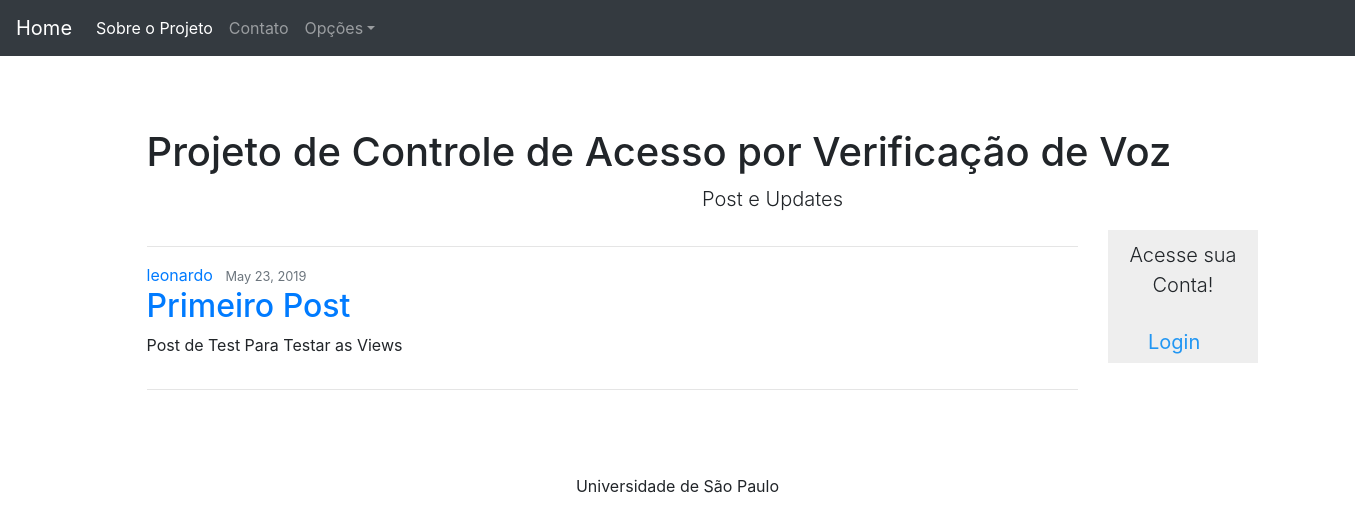
The app's page /, older data.
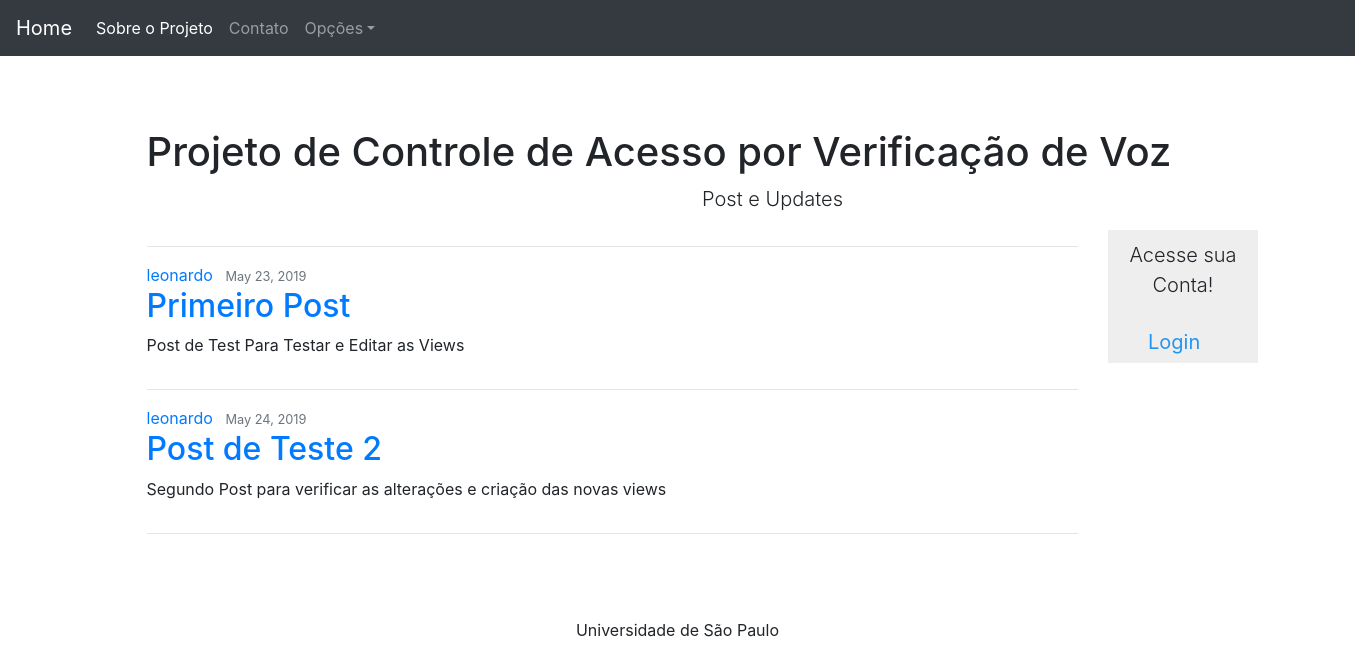
The same page, newer data.
### content/models.py (models this page shows, shortened)
class News(models.Model):
    author = models.ForeignKey(User, on_delete=models.CASCADE)
    title = models.CharField(max_length=100)
    text_body = models.TextField()
    date_published = models.DateTimeField(default=timezone.now)

### content/views.py (the view)
# urls.py: 2. Add a URL to urlpatterns:  path('', views.home, name='home')
def home(request):
    context = {
        'News': News.objects.all()
    }
    return render(request, 'content/home.html', context)

### content/templates/content/home.html (shortened to what this page needs)
<!doctype html>
<html lang="en">
  <head>
    {% load static %}
    <link rel="stylesheet" href="{% static 'content/starter-template.css'%}" type="text/css">
    <link rel="stylesheet" href="{% static 'content/css/bootstrap.min.css' %}" type="text/css">
  </head>
  <body>
       <nav class="navbar navbar-expand-md navbar-dark bg-dark fixed-top">
           <a class="navbar-brand" href="{% url 'home'%}">Home</a>
  <div class="collapse navbar-collapse" id="navbarsExampleDefault">
    <ul class="navbar-nav mr-auto">
      <li class="nav-item active">
              <a class="nav-link" href="{% url 'about' %}">Sobre o Projeto <span class="sr-only">(current)</span></a>
      </li>
      <li class="nav-item">
        <a class="nav-link" href="#">Contato</a>
      </li>
      <li class="nav-item dropdown">
        <a class="nav-link dropdown-toggle" href="#" id="dropdown01" data-toggle="dropdown" aria-haspopup="true" aria-expanded="false">Opções</a>
      </li>
    </ul>
  </div>
</nav>
<main role="main" class="container">
  <div class="starter-template">
      <h1>Projeto de Controle de Acesso por Verificação de Voz</h1>
      <p class="lead" style=" text-align:center ">Post e Updates</p>
    {% if request.user.is_authenticated %}
     <div class="row">
          <div class="col-md-9">
            <div class="main">
                 {%for New in News%}
    <hr>
     <article class="media content-section">
         <div class="media-body">
            <div class="article-metadata">
              <a class="mr-2" href="#">{{ New.author }}</a>
              <small class="text-muted">{{ New.date_published|date:"F d, Y" }}</small>
            </div>
            <h2><a class="article-title" href='{% url 'detail-post' New.id %}'>{{ New.title }}</a></h2>
            <p class="article-content">{{ New.text_body }}</p>
            {% if New.author == user %}
            <a href="{% url 'delete-post' New.id%}">Exluir Post</a> <br>
            <a href="{% url 'update-post' New.id%}">Atualizar Post</a>
            {% endif %}
          </div>
    </article>
        {%endfor%}
             <hr>
            </div>
         </div>
    <div class="col-md-3">
    <div class="sidenav">
        <p class="lead"> Welcome {{ request.user.username}}!</p>
            <a  href="{% url 'profile' %}">Perfil</a>
            <a href="{% url 'logout'%}"> Sair </a>
            <a href="{%url 'list-model'%}"> Modelo Acustico</a>
            {% if request.user.username == 'leonardo'%}
            <a href="{%url 'create-post' %}"> Criar Post</a>
            {% endif %}
    </div>
    </div>
  </div>
    {% else %}
    <div class="row">
          <div class="col-md-9">
          <div class="main">
    {%for New in News%}
    <hr>
     <article class="media content-section">
         <div class="media-body">
            <div class="article-metadata">
              <a class="mr-2" href="#">{{ New.author }}</a>
              <small class="text-muted">{{ New.date_published|date:"F d, Y" }}</small>
            </div>
            <h2><a class="article-title" href='#'>{{ New.title }}</a></h2>
            <p class="article-content">{{ New.text_body }}</p>
          </div>
</article>
    {%endfor%}
    <hr>
          </div>
     </div>
     <div class="col-md-3">
    <div class="sidenav">
            <p class="lead"> Acesse sua Conta!</p>
            <a  href="{% url 'login' %}">Login</a>
    </div>
    </div>
    {% endif %}
      </div>
</div>
</main>
<footer id="foot">
    <div class="inner">
        <p>  Universidade de São Paulo</p>
    </div>
</footer>
  </body>
</html>

Row changes from the older to the newer data that the page shows:
changed News "Primeiro Post": text_body "Post de Test Para Testar as Views" → "Post de Test Para Testar e Editar as Views"
added News: author "leonardo", date_published "May 24, 2019", title "Post de Teste 2", text_body "Segundo Post para verificar as alterações e criação das novas views"
